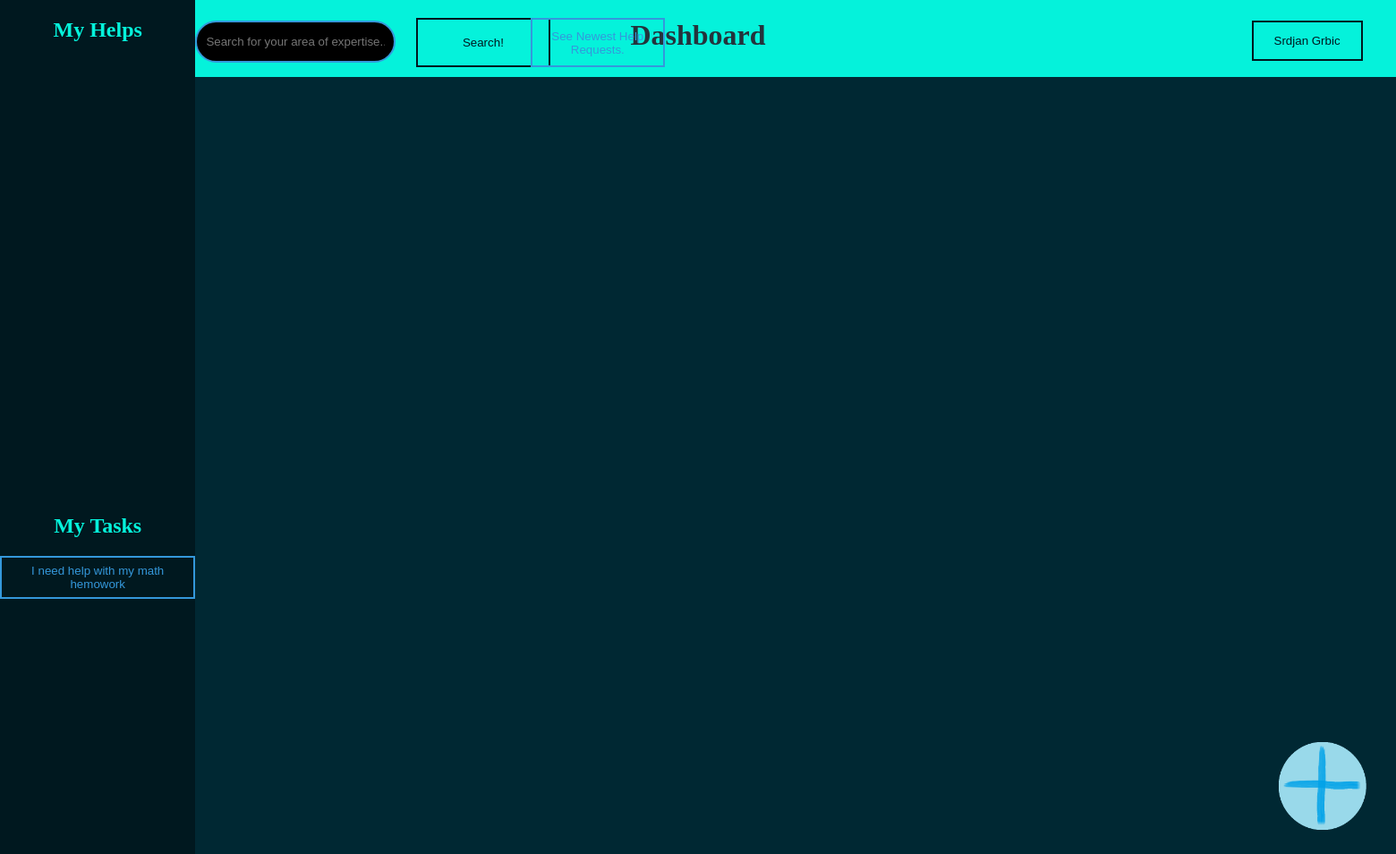
The page /dashboard.php (signed in) on the database as committed earlier.
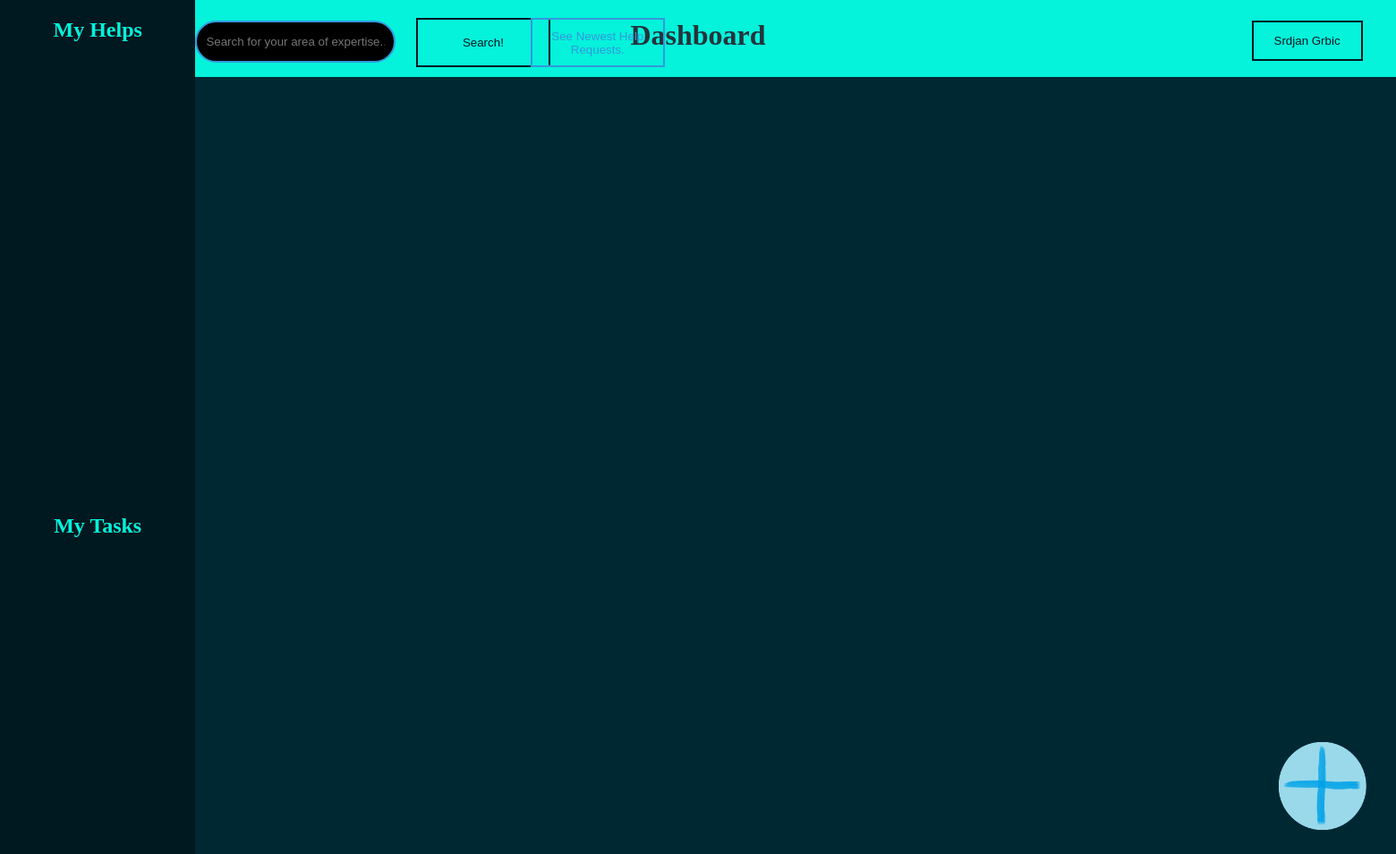
The same page on the database as committed later.
### tables this page shows
CREATE TABLE `helps` (
  `id` int(11) NOT NULL,
  `title` varchar(250) NOT NULL,
  `usercreatorid` int(12) NOT NULL,
  `userpickerid` int(12) NOT NULL,
  `description` varchar(760) NOT NULL,
  `points` int(3) NOT NULL,
  `isdone` int(1) NOT NULL
);

### dashboard.php (the view, shortened to what this page needs)
<?php
  include "connection.php";
?>
<!DOCTYPE html>
<html>
  <head>
    <link rel = "stylesheet" href = "dashstyle.css">
  </head>
  <body>
    <header class = "Head">
      <h1 class = "MainTitle">Dashboard</h1>
      <form method = "POST" action = "#">
      <button name = "GoToYourProfile" class = "Profile" style = "  color: #00181f; border-color: #00181f; "><?php echo $_SESSION['firstname'] ?> <?php echo $_SESSION['lastname'] ?> </button>
    </form>
    <form method = "POST" action = "#">
    <input class = "Search" name = "SearchInput" type = "text" placeholder = "Search for your area of expertise... Here! :) ;)">
    <button style = "color: #00181f; border-color: #00181f; " class = "SearchButton" name = "Searchbutton">Search! </button>
    <form method = "POST" action = "#">
      <button name = "SeeNewest" class = "SeeNewest">See Newest Help Requests. </button>
    </form>
    </header>
    <main>
      <div class = "SideMenu">
        <h2 style = "text-align: center; color: #05F2DB; ">My Helps</h2>
        <div class = "MyHelps">
        </div>
        <div class = "MyTasks">
          <h2 style = "text-align: center; color: #05F2DB; ">My Tasks</h2>
          <?php
            $TasksQuery = "SELECT * FROM `helps`";
            $TasksQueryResult = mysqli_query($Link, $TasksQuery) or die ("Ahaaaaaaaaa! There is a error! **** **** We will be glad if you will try again later on. ");
            $FoundedTasks = $TasksQueryResult->num_rows;
            if($FoundedTasks > 0){
              while(($FoundedTask = mysqli_fetch_row($TasksQueryResult)) != NULL){
                if($FoundedTask[2] == $_SESSION['userid']){
                  echo "<form method = 'POST' action = '#'>";
                  echo "<button name = 'Button'>$FoundedTask[1]</button>";
                  echo "</form>";
                }
              }
            }
          ?>
        </div>
      </div>
      <a href = "createhelprequest.php" ><img class = "AddButton" src = "AddButton.png" alt = "PictureCanNotBeLoaded" width = "98px" height = "98px"></a>
      <div class = "MainSector">
      </div>
    </main>
  </body>
</html>

Rows that differ between the two databases and show on the page:
removed helps: title "I need help with my math hemowork"
